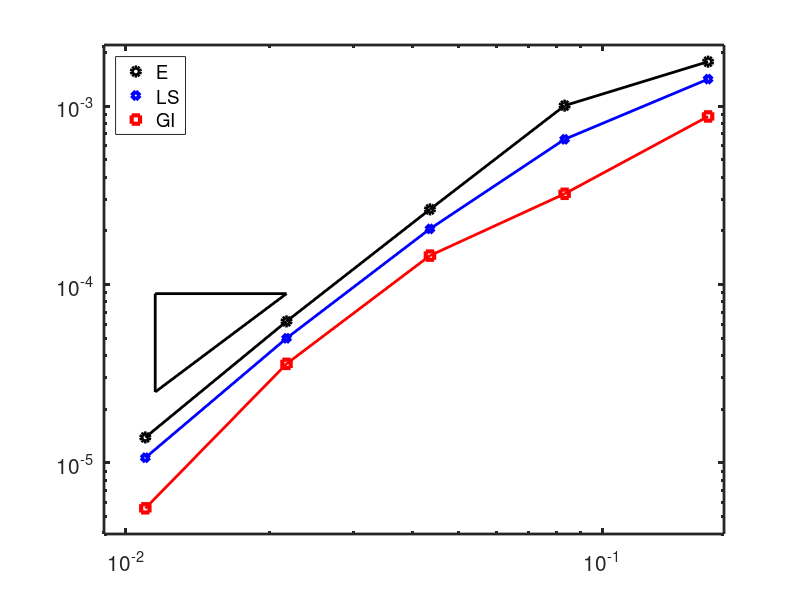

Write the MATLAB code that produced this figure. (Note: this script raises an error after producing the figure.)
shape = 'quads';
%shape = 'triangles';
%shape = 'voronoi';

switch shape
    case 'triangles'
%%%%%%%%%%%%%%%%%Triangles

h = [0.10101525445522107, 0.05018856132284956, 0.025141822757713456, 0.012525468249897755,...
     0.006261260829309998];

%H1ElectricError =  [0.5098721095770006, 0.12175648676696989, 0.03224235083294914, 0.007922421692486309, 0.001949904177034469];

%H1MagneticError = [2.0042181007879325, 0.9781866298047875, 0.5502616339498934, 0.28069706397737304, 0.13768142439140277];

%LSElectricError = [0.14818729871298789, 0.04458205952586334, 0.01236690803569729, 0.003386789150707841, 0.0008478943600952674];

%LSMagneticError = [1.737093523457867, 0.8830857310478574, 0.5308519199985781, 0.2801388010942833, 0.1374005242633508];

%PiecewiseElectric = [0.15617332183125077, 0.04720367855318061, 0.013734498731550082, 0.003706965600792301, 0.0009266598253482083];

%PiecewiseMagnetic = [1.7257613098011293, 0.8821623227726677, 0.5308026621064391, 0.2800706220693727, 0.13739725521090834];
%New trial.
%PiecewiseElectric = [0.15565380780196314, 0.06619434712739114, 0.016493843607543232, 0.004374138191195906, 0.0010836239662052856];
%PiecewiseMagnetic = [1.5431901128336851, 0.9569453749129787, 0.541891998918303, 0.28335839603304325, 0.14036938458439813];
%secondtitle = 'Triangles';
%Using the centroid
%PiecewiseElectric = [0.15617332183123447, 0.047203678553183685, 0.013734498731569515, 0.003706965600802786, 0.0009266598253584832];
%PiecewiseMagnetic = [1.632657414334451, 0.8685300411286138, 0.5292523226138253, 0.2798912912511224, 0.13737942008748644];

%Relative Errors
H1ElectricError   = [0.0066018410182922815, 0.0016411111026913435, 0.00044293381731688947, 0.00010903206288271363, 2.69209350699779e-05];

H1MagneticError   = [0.013916958988976465, 0.006632633060020177, 0.00372081132305619, 0.001893495679319807, 0.0009284458222196577];

LSElectricError   = [0.002041269627697175, 0.0006152802610260516, 0.00017070912473269724, 4.6754403928177344e-05, 1.170543230598739e-05];

LSMagneticError   = [0.01111020396711591, 0.005866282975280072, 0.0035693959489202197, 0.00188762738616006, 0.0009262574324497253];

PiecewiseElectric = [0.002142036493849704, 0.0006506890054289756, 0.0001895306417710418, 5.11705921121986e-05, 1.2792573358683945e-05];

PiecewiseMagnetic = [0.011056580633680776, 0.0058626406802457474, 0.0035694745399296127, 0.001887214331824036, 0.0009262413268502271];
set(gca,'FontSize',15)
hold on
%Pick a basis point for the triangle
xseed = 0.9*h(5)+h(4)*0.1;
yseed = 0.01*0.25+0.001*.75;
%desiredSlope Of triangle
slope = 2;
%Another x point
xnext = h(4);


b = log10(yseed/(xseed^slope));


ynext = 10^(b)*xnext^slope;


x = [xseed, xseed,xnext,ynext];
%secondtitle = 'Triangles';




%Plotting the electric field
figure(1)
clf
loglog(h,H1ElectricError,'o','LineWidth',3,'color','k');
hold on
loglog(h,LSElectricError,'d','LineWidth',3,'color','b');
loglog(h,PiecewiseElectric,'s','Linewidth',3,'color','r');
loglog(h,H1ElectricError,'LineWidth',2,'Color','k');
loglog(h,LSElectricError,'LineWidth',2,'Color','b');
loglog(h,PiecewiseElectric,'Linewidth',2,'Color','r');

set(gca,'FontSize',15)
set(gca,'linewidth',2)
hold on
%Pick a basis point for the triangle
xseed = 0.9*h(5)+h(4)*0.1;
yseed = 0.00005;
%desiredSlope Of triangle
slope = 2;
%Another x point
xnext = h(4);


b = log10(yseed/(xseed^slope));


ynext = 10^(b)*xnext^slope;


x = [xseed, xseed, xnext, xseed];
y = [yseed, ynext, ynext, yseed];

loglog(x,y,'LineWidth',2,'Color','k')

%text(xseed*0.7+0.3*xnext,ynext+0.003,'1','Fontsize',15)
%text(xseed-0.001,0.5*yseed+0.5*ynext,'2','Fontsize',15)





%title('Triangular Mesh')





%Now the ticks
%The x-axis
leftaxis = 0.005;
rightaxis = 0.13;
upaxis = 0.012;
downaxis = 10e-6;

axis([leftaxis rightaxis downaxis upaxis])

legend('E','LS', 'GI')
legend('Location','northwest')

%Plotting The magnetic Field
test = imread('TriangularMesh.png'); 
axes('position',[0.657 0.145 0.225 0.25]); 
imagesc(test)
set(gca,'YTickLabel',[]);
set(gca,'XTickLabel',[]);
figure(2)
clf
loglog(h,H1MagneticError,'o','LineWidth',3,'color','k')
hold on
loglog(h,LSMagneticError,'d','LineWidth',3,'color','b')
loglog(h,PiecewiseMagnetic,'s','Linewidth',3,'color','r');
loglog(h,H1MagneticError,'LineWidth',2,'Color','k')
loglog(h,LSMagneticError,'LineWidth',2,'Color','b')
loglog(h,PiecewiseMagnetic,'Linewidth',2,'Color','r');
set(gca,'FontSize',15)
set(gca,'linewidth',2)

hold on

%Pick a basis point for the triangle
xseed = h(4)*0.05+0.95*h(5);
yseed = 0.0015;
%desiredSlope Of triangle
slope = 1;
%Another x point
xnext = h(4);


b = log10(yseed/(xseed^slope));


ynext = 10^(b)*xnext^slope;


x = [xseed, xseed, xnext, xseed];
y = [yseed, ynext, ynext, yseed];

loglog(x,y,'LineWidth',2,'Color','k')


%text(xseed*0.7+0.3*xnext,ynext+0.01+0.01+0.01+0.01,'1','FontSize',15)
%text(xseed-0.0015/1.5,0.5*yseed+0.5*ynext,'1','FontSize',15)










%title('Triangular Mesh')
%xlabel('Mesh Size')
%ylabel('Error On Magnetic Field')


%axis([0.01-0.005 0.1+0.01 0.1+0.1 3])

leftaxis = 0.005;
rightaxis = 0.13;
downaxis = 0.0008;
upaxis = 0.015;

axis([leftaxis rightaxis downaxis upaxis])
%xlabel('Mesh Size')

ax = log10(leftaxis);
bx = log10(rightaxis);
tx = ax:(bx-ax)/10:bx;
tx = 10.^(tx);
ay = log10(downaxis);
by = log10(upaxis);
ty = ay:(by-ay)/10:by;
ty = 10.^(ty);

legend('E','LS','GI')
legend('Location','northwest')
%xticks(tx)
%yticks(ty)

%grid on
test = imread('TriangularMesh.png'); 
axes('position',[0.657 0.145 0.225 0.25]); 
imagesc(test)
set(gca,'YTickLabel',[]);
set(gca,'XTickLabel',[]);




























    case 'quads'
%%%%%%%%%%%%%%%%%%%PerturbedSquares
%h = [0.471405,0.235702,0.122975,0.0614875,0.0310816,0.0155408,0.00779781];
%The above was the older mesh-size

h = [0.16666666666666666, 0.08333333333333333, 0.043478260869565216, 0.021739130434782608,...
     0.010989010989010988];%, 0.005494505494505494,0.0027548209366391185];

%H1ElectricError = [0.1505488392083424, 0.07540240822978826, 0.01964292814740662, 0.00461064875933448, 0.0010155804421071366];

%H1MagneticError = [1.3485966107898497, 0.515270877390314, 0.22681651972361622, 0.10557908129467171, 0.05201601043760578];
                                                      
%LSElectricError = [0.10257125554190669, 0.04721190787824579, 0.014863112248450432, 0.0036221150547460566, 0.0007750246467491926];
%LSMagneticError = [0.9331853803694574, 0.45839095006777036, 0.2045238649645601, 0.10048477597864197, 0.05047566104015773];

%PiecewiseElectric = [0.06401026321938064, 0.023402075732633493, 0.010531654108504205, 0.0026036967096083725, 0.0004036108290974887];
%PiecewiseMagnetic = [0.9047620434005373, 0.44128757090293436, 0.20226301729409893, 0.10020865068781082, 0.05040840568641607];
%New trial
%PiecewiseElectric = [0.0512350094121807, 0.023635417304269993, 0.007083805155839038, 0.002505228754786083, 0.0017995519817493328];
%PiecewiseMagnetic = [0.8046433434267048, 0.4318927166148368, 0.20971710032225624, 0.10885451829483941, 0.05581372009656225];
%secondtitle = 'On Perturbed squares';
%Using the centroid
%PiecewiseElectric = [0.06399634115666948, 0.023420083928144014, 0.010532075496569855, 0.0026037656684741953, 0.00040364092518334354];
%PiecewiseMagnetic = [0.5496670990445647, 0.4000805616528737, 0.1985465027804371, 0.09980004534231372, 0.0502907138579932];
%Plotting the electric field

%Relative Errors
H1ElectricError   = [0.001774417930875261, 0.0010062351690206253, 0.0002637642679525955, 6.217070950806123e-05, 1.3907865683591227e-05];

H1MagneticError   = [0.009534427732761534, 0.0035522498596006944, 0.001532968126216255, 0.0007127225108885281, 0.00035083375879386953];

LSElectricError   = [0.0014160587476318531, 0.0006517541819406749, 0.00020518795705137482, 5.000458408800789e-05, 1.0699521313429111e-05];

LSMagneticError   = [0.0040488875151531685, 0.002820666782822637, 0.0013537170267334609, 0.0006746512980229448, 0.0003395070590210928];

PiecewiseElectric = [0.0008751450878900018, 0.0003225251494994439, 0.00014529896989628577, 3.593982412134691e-05, 5.572181166640876e-06];

PiecewiseMagnetic = [0.003722607642478202, 0.002700378986463313, 0.0013390200102385234, 0.0006729085824221313, 0.00033906931857913345];

figure(1)

clf

loglog(h,H1ElectricError,'o','LineWidth',3,'color','k')
hold on
loglog(h,LSElectricError,'d','LineWidth',3,'color','b')
loglog(h,PiecewiseElectric,'s','Linewidth',3,'color','r');
loglog(h,H1ElectricError,'LineWidth',2,'Color','k')
loglog(h,LSElectricError,'LineWidth',2,'Color','b')
loglog(h,PiecewiseElectric,'Linewidth',2,'color','r');
%loglog(h,10^(1)*h.^(1.8))
hold on
%Pick a basis point for the triangle
xseed = 0.95*h(5)+0.05*h(4);
yseed = 0.000025;
%desiredSlope Of triangle
slope = 2;
%Another x point
xnext = h(4);


b = log10(yseed/(xseed^slope));


ynext = 10^(b)*xnext^slope;


x = [xseed, xseed, xnext, xseed];
y = [yseed, ynext, ynext, yseed];

loglog(x,y,'r','LineWidth',2,'Color','k')
set(gca,'FontSize',15)
set(gca,'linewidth',2)
%text(xseed*0.7+0.3*xnext,ynext+0.002,'1','FontSize',15)
%text(xseed-0.002,0.5*yseed+0.5*ynext,'2','FontSize',15)




%title('Perturbed Quadrilateral Mesh')
%axis([0.01 0.25 (0.001+0.0001)/2 .15])
%xlabel('Mesh Size')
%ylabel('Error On Electric Field')

leftaxis = 0.009;
rightaxis = 0.18;
downaxis = 0.000004;
upaxis = 0.0022;

axis([leftaxis rightaxis downaxis upaxis])


ax = log10(leftaxis);
bx = log10(rightaxis);
tx = ax:(bx-ax)/10:bx;
tx = 10.^(tx);
ay = log10(downaxis);
by = log10(upaxis);
ty = ay:(by-ay)/10:by;
ty = 10.^(ty);

legend('E','LS', 'GI')
legend('Location','northwest')
%xti16cks(tx)
%yticks(ty)

test = imread('PerturbedSquaresMesh.png'); 
axes('position',[0.657 0.145 0.225 0.25]); 
imagesc(test)
set(gca,'YTickLabel',[]);
set(gca,'XTickLabel',[]);



%grid on



%Plotting The magnetic Field

figure(2)
clf
loglog(h,H1MagneticError,'o','LineWidth',3,'color','k')
hold on
loglog(h,LSMagneticError,'d','LineWidth',3,'color','b')
loglog(h,PiecewiseMagnetic,'s','Linewidth',3,'color','r');
loglog(h,H1MagneticError,'LineWidth',2,'Color','k')
loglog(h,LSMagneticError,'LineWidth',2,'Color','b')
loglog(h,PiecewiseMagnetic,'Linewidth',2,'color','r');

hold on

%Pick a basis point for the triangle
xseed = h(4)*0.05+0.95*h(5);
yseed = 0.0005;
%desiredSlope Of triangle
slope = 1;
%Another x point
xnext = h(4);


b = log10(yseed/(xseed^slope));


ynext = 10^(b)*xnext^slope;


x = [xseed, xseed, xnext, xseed];
y = [yseed, ynext, ynext, yseed];

loglog(x,y,'LineWidth',2,'Color','k')


%text(xseed*0.7+0.3*xnext,ynext+0.01+0.01,'1','FontSize',15)
%text(xseed-0.0015,0.5*yseed+0.5*ynext,'1','FontSize',15)

set(gca,'FontSize',15)
set(gca,'linewidth',2)







%title('Perturbed Quadrilateral Mesh')
%xlabel('Mesh Size')
%ylabel('Error On Magnetic Field')
%axis([0.01 0.25 0.75*10^(-1)+0.25*0.01 1])
%grid on

leftaxis = 0.009;
rightaxis = 0.18;
downaxis = 0.00025;
upaxis = 0.012;

axis([leftaxis rightaxis downaxis upaxis])


ax = log10(leftaxis);
bx = log10(rightaxis);
tx = ax:(bx-ax)/10:bx;
tx = 10.^(tx);
ay = log10(downaxis);
by = log10(upaxis);
ty = ay:(by-ay)/10:by;
ty = 10.^(ty);



%xticks(tx)
%yticks(ty)


legend('E','LS','GI')
legend('Location','northwest')
test = imread('PerturbedSquaresMesh.png'); 
axes('position',[0.657 0.145 0.225 0.25]); 
imagesc(test)
set(gca,'YTickLabel',[]);
set(gca,'XTickLabel',[]);
    case 'voronoi'
%%%%%%%%%%%%%%%%%%%%%%%%%%Voronoi

%h = [0.12803687993289598, 0.06772854614785964, 0.03450327796711771, 0.017476749542968805,...
%     0.008787156237382746];%, 0.004419676355414694,0.0022139558199118672];

%ElectricError = [0.4846671385368301, 0.17629056352803815, 0.0894535222510598, 0.013677866376455412,...
%    0.006616196310031363];

%MagneticError = [4.418879142501644, 2.4900590603987354, 1.2075527434363857, 0.5879063547722386,...
% 0.276556530752596];

h = [0.12803687993289598, 0.06772854614785964, 0.03450327796711771, 0.017476749542968805,0.008787156237382746];

%H1ElectricError = [0.6402171603657321, 0.2191316614798317, 0.05161479281147327, 0.013327689044599616, 0.003435073380290061];

%H1MagneticError = [3.3226284919819693, 1.6827177392771193, 0.7955836030979955, 0.3792426183789603, 0.18192650249011413];

%LSElectricError = [0.3682110522050534, 0.15810796882225037, 0.03953170336385856, 0.010469264282408906, 0.003850058673999911];

%LSMagneticError = [2.697860282739323, 1.504084831376333, 0.74567700206153, 0.36236339153342956, 0.17296289875225518];
%Original (using sum x_i/N as the point)
%PiecewiseElectric = [0.2844938672969478, 0.0957880521111463, 0.08430848536317731, 0.010034323386856954, 0.006058071946101146];
%PiecewiseMagnetic = [2.526393278930101, 1.4568176720822381, 0.7152759426644181, 0.35076653688237175, 0.1663073302200001];
%New
%PiecewiseElectric = [0.2742857252259966, 0.09915374034956144, 0.08463413832732498, 0.01187454501946442, 0.006399316962147336];
%PiecewiseMagnetic = [2.574014260656867, 1.495773132863638, 0.7397827741185969, 0.366456406959799, 0.1755798605185168];
%secondtitle='Voronoi';
%Using the centroid
%PiecewiseElectric = [0.27746878534448505, 0.09546265049240821, 0.08390558807034822, 0.009715678669095975, 0.006066470576797099];
%PiecewiseMagnetic = [2.534962998626922, 1.449425945308744, 0.7070098149587313, 0.34659967018971993, 0.16376959355435852];

%Relative Errors
H1ElectricError   = [0.00845940149671967, 0.0029779545406830566, 0.0007088809050338395, 0.00018380482499734087, 4.7407445420933354e-05];

H1MagneticError   = [0.02310924244551625, 0.011438436350391148, 0.005374986983259667, 0.0025580663010301456, 0.0012266852950447824];

LSElectricError   = [0.002041269627697175, 0.0006152802610260516, 0.00017070912473269724, 4.6754403928177344e-05, 1.170543230598739e-05];

LSMagneticError   = [0.01111020396711591, 0.005866282975280072, 0.0035693959489202197, 0.00188762738616006, 0.0009262574324497253];

PiecewiseElectric = [0.003814593166903991, 0.001316450788757688, 0.0011579456279979844, 0.00013411656251855646, 8.374815634413833e-05];

PiecewiseMagnetic = [0.01716968221857468, 0.00978890083640975, 0.004768700680518675, 0.002337061575947633, 0.0011041751607145534];


figure(1)

clf

loglog(h,H1ElectricError,'o','LineWidth',3,'color','k')
hold on
loglog(h,LSElectricError,'d','LineWidth',3,'color','b')
loglog(h,PiecewiseElectric,'s','Linewidth',3,'color','r');
loglog(h,H1ElectricError,'LineWidth',2,'Color','k')
loglog(h,LSElectricError,'LineWidth',2,'Color','b')
loglog(h,PiecewiseElectric,'Linewidth',2,'color','r');
hold on
%Pick a basis point for the triangle
xseed = 0.9*h(5)+h(4)*0.1;
%yseed = 0.0124;
yseed = 0.00015;
%desiredSlope Of triangle
slope = 2;
%Another x point
xnext = h(4)*0.95+0.05*h(5);


b = log10(yseed/(xseed^slope));


ynext = 10^(b)*xnext^slope;


x = [xseed, xseed, xnext, xseed];
y = [yseed, ynext, ynext, yseed];

loglog(x,y,'LineWidth',2,'Color','k')

%text(xseed*0.7+0.3*xnext,ynext+0.001+0.0035,'1','FontSize',15)
%text(xseed-0.0012,0.5*yseed+0.5*ynext,'2','FontSize',15)
set(gca,'FontSize',15)
set(gca,'linewidth',2)



%title('Voronoi Tesselation')





%Now the ticks
%The x-axis
%leftaxis = 0.0077;
%rightaxis = 0.1+0.05;
%upaxis = 0.55;
%downaxis = 0.0048;

leftaxis  = 0.008;
rightaxis = 0.15;
upaxis = 0.01;
downaxis = 0.0000075;
axis([leftaxis rightaxis downaxis upaxis])
%xlabel('Mesh Size')

ax = log10(leftaxis);
bx = log10(rightaxis);
tx = ax:(bx-ax)/10:bx;
tx = 10.^(tx);
ay = log10(downaxis);
by = log10(upaxis);
ty = ay:(by-ay)/10:by;
ty = 10.^(ty);

%ylabel('Error On Electric Field')

%xticks(tx)
%yticks(ty)
%grid on

legend('E','LS','GI')
legend('Location','northwest')


test = imread('VoronoiMesh.png'); 
axes('position',[0.657 0.145 0.225 0.25]); 
imagesc(test)
set(gca,'YTickLabel',[]);
set(gca,'XTickLabel',[]);


%Plotting The magnetic Field

figure(2)
clf
loglog(h,H1MagneticError,'o','LineWidth',3,'color','k')
hold on
loglog(h,LSMagneticError,'d','LineWidth',3,'color','b')
loglog(h,PiecewiseMagnetic,'s','Linewidth',3,'color','r');
loglog(h,H1MagneticError,'LineWidth',2,'Color','k')
loglog(h,LSMagneticError,'LineWidth',2,'Color','b')
loglog(h,PiecewiseMagnetic,'Linewidth',2,'color','r');


hold on

%Pick a basis point for the triangle
%xseed = h(4)*0.25+0.75*h(5);
%yseed = 0.45;
xseed = 0.95*h(5)+0.05*h(4);
yseed = 0.0015;
%desiredSlope Of triangle
slope = 1;
%Another x point
%xnext = h(4);
xnext = h(5)*0.05+0.95*h(4);


b = log10(yseed/(xseed^slope));


ynext = 10^(b)*xnext^slope;


x = [xseed, xseed, xnext, xseed];
y = [yseed, ynext, ynext, yseed];

loglog(x,y,'LineWidth',2,'Color','k')


%text(xseed*0.7+0.3*xnext,ynext+0.01+0.01+0.01+0.01+0.01,'1','FontSize',15)
%text(xseed-0.0015/1.5,0.5*yseed+0.5*ynext,'1','fontSize',15)




set(gca,'FontSize',15)
set(gca,'linewidth',2)




%title('Voronoi Tesselation')
%xlabel('Mesh Size')
%ylabel('Error On Magnetic Field')


%axis([0.01-0.005 0.1+0.01 0.1+0.1 3])

%leftaxis = 0.0068*.99+0.01*0.119;
%rightaxis = 0.15;
%downaxis = 0.25;
%upaxis = 5;
leftaxis = 0.008;
rightaxis = 0.15;
downaxis = 0.0008;
upaxis = 0.026;
axis([leftaxis rightaxis downaxis upaxis])
%xlabel('Mesh Size')

ax = log10(leftaxis);
bx = log10(rightaxis);
tx = ax:(bx-ax)/10:bx;
tx = 10.^(tx);
ay = log10(downaxis);
by = log10(upaxis);
ty = ay:(by-ay)/10:by;
ty = 10.^(ty);

%xticks(tx)
%yticks(ty)

%grid on
legend('E','LS','GI')
legend('Location','northwest')

test = imread('VoronoiMesh.png'); 
axes('position',[0.657 0.145 0.225 0.25]); 
imagesc(test)
set(gca,'YTickLabel',[]);
set(gca,'XTickLabel',[]);
end